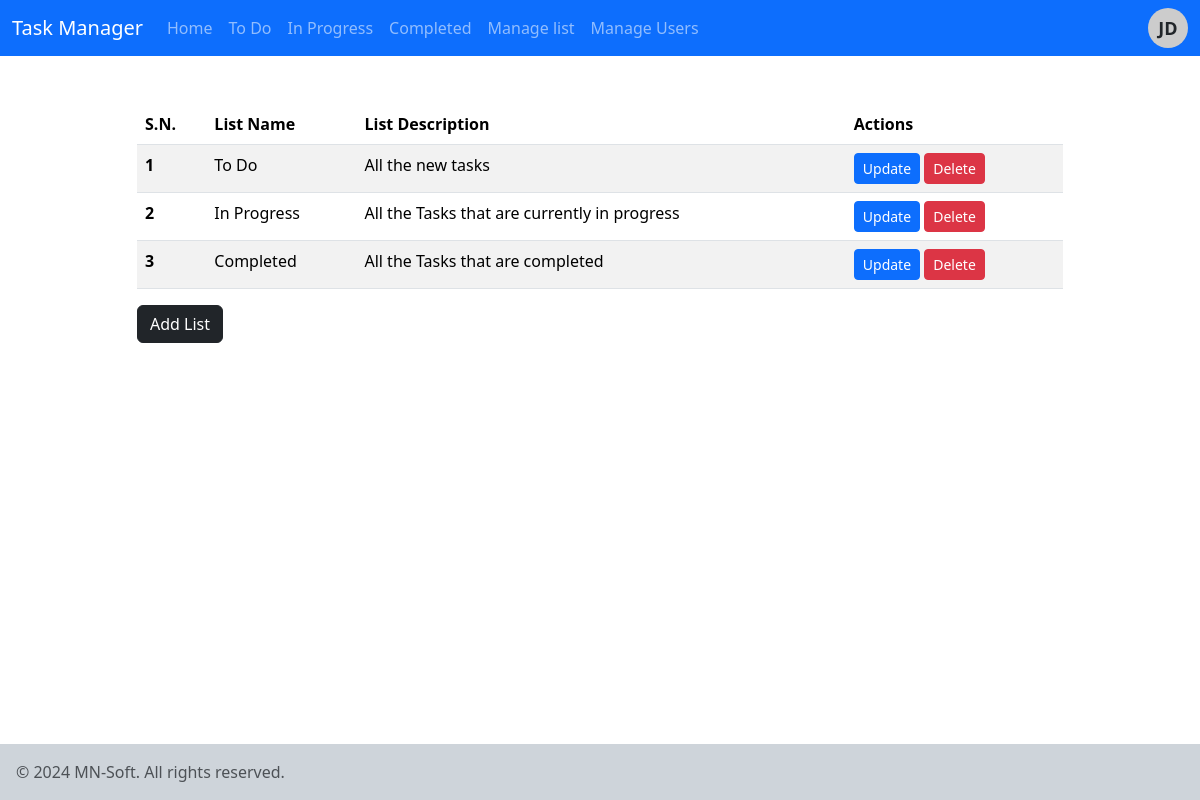
Screenshot of /manage-list.php (signed in) with the database file from the repository.
### tables this page shows
CREATE TABLE `tbl_lists` (
  `list_id` int(10) UNSIGNED NOT NULL,
  `list_name` varchar(50) NOT NULL,
  `list_description` varchar(150) DEFAULT NULL
);

### config/functions.php (called while the page is built, shortened)
<?php
function view($name, $model = "not_found")
{
    require_once(APP_PATH."views/layout.view.php");
}

### manage-list.php (called while the page is built, shortened)
<?php
view("manage-list");
?>

### views/manage-list.view.php (the view, shortened to what this page needs)
<div class="all-lists">
    <div class="all-task">
        <div class="container">
            <div class="row justify-content-center mt-5">
                <div class="col-md-10">
                    <table class="table table-striped table-hover">
                        <thead>
                            <th>S.N.</th>
                            <th>List Name</th>
                            <th>List Description</th>
                            <th >Actions</th>
                        </thead>
                        <?php
                        $conn = mysqli_connect(LOCALHOST, DB_USERNAME, DB_PASSWORD) or die(mysqli_error());
                        $sql = "SELECT * FROM tbl_lists";
                        $res = mysqli_query($conn, $sql);
                        if ($res == true) {
                            $count_rows = mysqli_num_rows($res);
                            $sn = 1;
                            if ($count_rows > 0) {
                                while ($row = mysqli_fetch_assoc($res)) {
                                    $list_id = $row['list_id'];
                                    $list_name = $row['list_name'];
                                    $list_description = $row['list_description'];
                        ?>
                                    <tr>
                                        <th><?= $sn++; ?> </th>
                                        <td><?= $list_name; ?></td>
                                        <td><?= $list_description; ?></td>
                                        <td>
                                            <a href="<?= SITEURL; ?>update-list.php?list_id=<?= $list_id; ?>"><button class="btn btn-primary btn-sm">Update</button></a>
                                            <a href="<?= SITEURL; ?>delete-list.php?list_id=<?= $list_id; ?>"><button class="btn btn-danger btn-sm">Delete</button></a>
                                        </td>
                                    </tr>
                                <?php
                                }
                            } else {
                                ?>
                                <tr>
                                    <td colspan="3">No List Added Yet.</td>
                                </tr>
                        <?php
                            }
                        }
                        ?>
                    </table>
                    <a href="<?= SITEURL; ?>add-list.php"> <button class="btn btn-dark">Add List</button></a>
                </div>
            </div>
        </div>
    </div>
</div>

### views/layout.view.php (shortened to what this page needs)
<!DOCTYPE html>
<html lang="en">
<head>
    <link href="https://cdn.jsdelivr.net/npm/bootstrap@5.3.3/dist/css/bootstrap.min.css" rel="stylesheet">
</head>
<body>
    <nav class="navbar navbar-expand-lg navbar bg-primary" data-bs-theme="dark">
        <div class="container-fluid">
            <a class="navbar-brand" href="#">Task Manager</a>
            <div class="collapse navbar-collapse" id="navbarSupportedContent">
                <ul class="navbar-nav me-auto mb-2 mb-lg-0">
                    <li class="nav-item <?= ($_SERVER['PHP_SELF'] == '/index.php') ? 'active' : ''; ?>">
                        <a class="nav-link" aria-current="page" href="index.php">Home</a>
                    </li>
                    <?php
                    $conn2 = mysqli_connect(LOCALHOST, DB_USERNAME, DB_PASSWORD) or die(mysqli_error());
                    $sql2 = "SELECT * FROM tbl_lists";
                    $res2 = mysqli_query($conn2, $sql2);
                    if ($res2) {
                        while ($row2 = mysqli_fetch_assoc($res2)) {
                            $list_id = $row2['list_id'];
                            $list_name = $row2['list_name'];
                            $active_class = ($_SERVER['PHP_SELF'] == "/list-task.php?list_id=$list_id") ? 'active' : '';
                    ?>
                            <li class="nav-item <?= $active_class; ?>">
                                <a class="nav-link" href="<?= SITEURL; ?>list-task.php?list_id=<?= $list_id; ?>"><?= $list_name; ?></a>
                            </li>
                    <?php
                        }
                    }
                    ?>
                    <li class="nav-item <?= ($_SERVER['PHP_SELF'] == '/manage-list.php') ? 'active' : ''; ?>">
                        <a class="nav-link" href="manage-list.php">Manage list</a>
                    </li>
                    <li class="nav-item <?= ($_SERVER['PHP_SELF'] == '/manage-user.php') ? 'active' : ''; ?>">
                        <a class="nav-link" href="manage-user.php">Manage Users</a>
                    </li>
                </ul>
                <div class="dropdown ">
                    <div class="user-avatar">JD</div>
                </div>
            </div>
        </div>
    </nav>
    <div class="mb-5 pb-3">
        <?php require_once("$name.view.php"); ?>
    </div>
    <footer class="fixed-bottom p-3 bg-dark-subtle">
        <span class="text-muted">&copy; 2024 MN-Soft. All rights reserved.</span>
    </footer>
</body>
</html>

### views/layout.view.php (style rules this page uses)
.user-avatar { position: relative; width: 40px; height: 40px; border-radius: 50%; background-color: #ccc; display: flex; justify-content: center; align-items: center; font-size: 18px; font-weight: bold; }

### rows the page displays
tbl_lists: list_name "To Do", list_description "All the new tasks"
tbl_lists: list_name "In Progress", list_description "All the Tasks that are currently in progress"
tbl_lists: list_name "Completed", list_description "All the Tasks that are completed"
